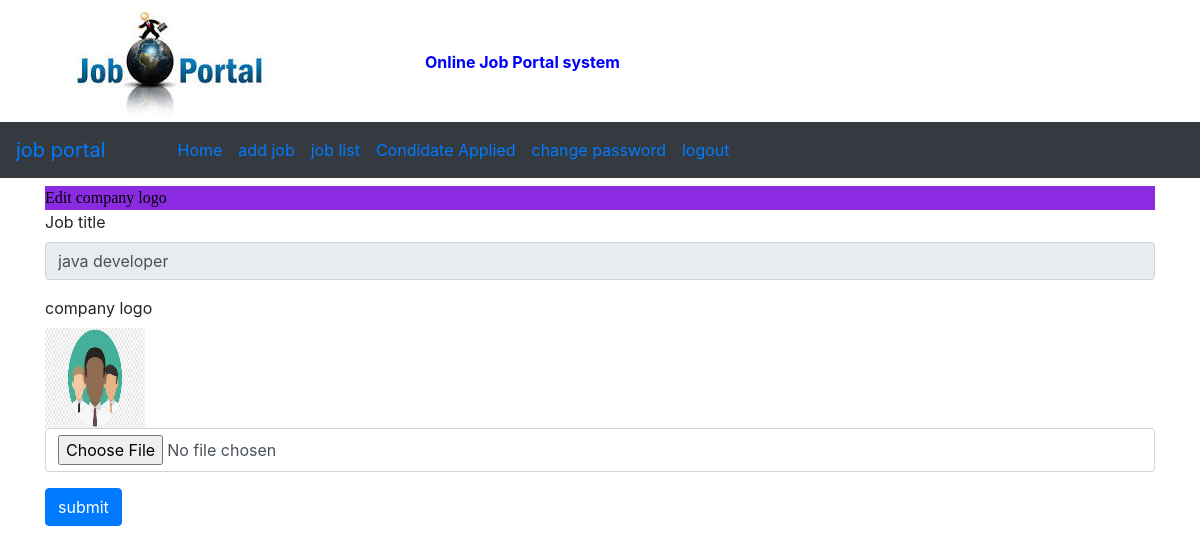
Page /change_logo/15 (signed in) on the committed database.
### job/models.py (models this page shows, shortened)
class Job(models.Model):
    recruiter = models.ForeignKey(Recruiter, on_delete=models.CASCADE)
    start_time= models.DateField(null=True)
    last_time = models.DateField(null=True)
    title = models.CharField(max_length=20)
    salary = models.FloatField(max_length=100)
    desc = models.CharField(max_length=200)
    experience = models.CharField(max_length=50)
    image = models.FileField(null = True)
    location = models.CharField(max_length=100)
    skills = models.CharField(max_length=100)
    creationdate = models.DateField()#when the user post

### job/views.py (the view, shortened to what this page needs)
# urls.py: path('change_logo/<int:myid>',views.change_logo,name="ChangeLogo"),
def change_logo(request,myid):
    if not request.user.is_authenticated:
        return redirect('/recruiter')
    job = Job.objects.get(id = myid)
    param = {'job':job}
    return render(request,'change_logo.html', param)

### job/templates/change_logo.html (shortened to what this page needs)
{% extends 'recruiter_nav.html' %}
{%block body%}
<div class="container my-2">
    <marquee  style="font-family: cursive; color:black;background-color: blueviolet" direction="">Edit company logo</marquee>
    <form action="/change_logo/{{job.id}}" method="post" enctype="multipart/form-data">{% csrf_token %}
        <div class="form-group">
            <label for="recruiter"> Job title</label>
            <input type="text" class="form-control" id="jobtitle"  readonly name="jobtitle" value="{{job.title}}" >
        </div>
        <div class="form-group">
            <label for="password2">company logo</label><br>
        <img src="{{job.image.url}}" width="100px" height="100px">
        <input type="file" class="form-control" id="img" name="img" >
        </div>
        <button type="submit" class="btn btn-primary">submit</button>
    </form>
</div>
{%endblock%}

### rows in the picture
Job: jobtitle "java developer", image (picture)
